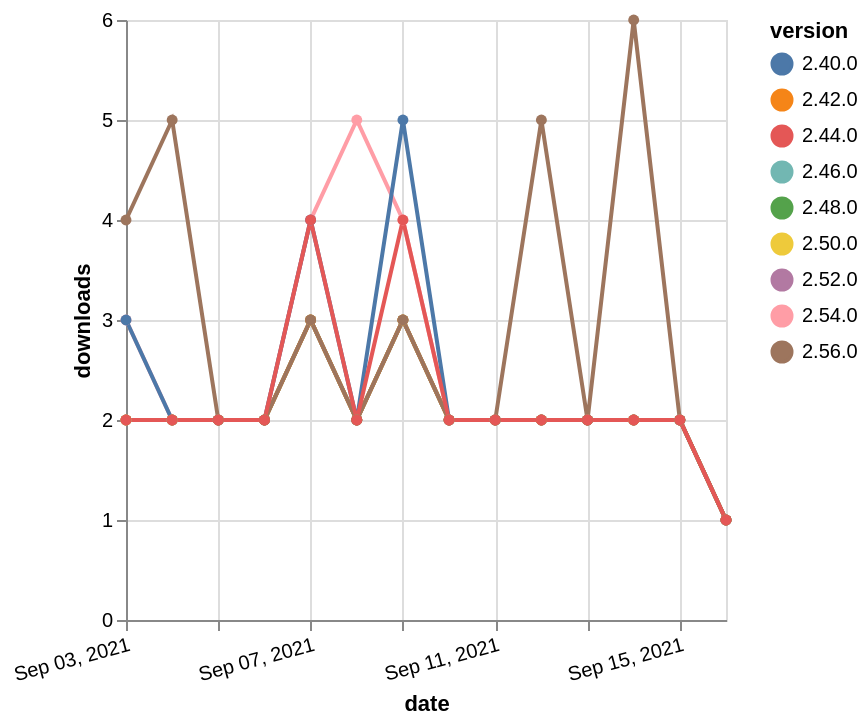

This figure's Vega-Lite source:
### Vega-Lite specification from a JSON file in a GitHub repository (floating-point values rounded to 4 significant figures)
{"$schema": "https://vega.github.io/schema/vega-lite/v5.json", "description": "A simple bar chart with embedded data.", "data": {"values": [{"date": "2021-09-03", "total": 748, "delta": 3, "version": "2.54.0"}, {"date": "2021-09-04", "total": 750, "delta": 2, "version": "2.54.0"}, {"date": "2021-09-05", "total": 752, "delta": 2, "version": "2.54.0"}, {"date": "2021-09-06", "total": 754, "delta": 2, "version": "2.54.0"}, {"date": "2021-09-07", "total": 758, "delta": 4, "version": "2.54.0"}, {"date": "2021-09-08", "total": 763, "delta": 5, "version": "2.54.0"}, {"date": "2021-09-09", "total": 767, "delta": 4, "version": "2.54.0"}, {"date": "2021-09-10", "total": 769, "delta": 2, "version": "2.54.0"}, {"date": "2021-09-11", "total": 771, "delta": 2, "version": "2.54.0"}, {"date": "2021-09-12", "total": 773, "delta": 2, "version": "2.54.0"}, {"date": "2021-09-13", "total": 775, "delta": 2, "version": "2.54.0"}, {"date": "2021-09-14", "total": 777, "delta": 2, "version": "2.54.0"}, {"date": "2021-09-15", "total": 779, "delta": 2, "version": "2.54.0"}, {"date": "2021-09-16", "total": 780, "delta": 1, "version": "2.54.0"}, {"date": "2021-09-03", "total": 1704, "delta": 2, "version": "2.48.0"}, {"date": "2021-09-04", "total": 1706, "delta": 2, "version": "2.48.0"}, {"date": "2021-09-05", "total": 1708, "delta": 2, "version": "2.48.0"}, {"date": "2021-09-06", "total": 1710, "delta": 2, "version": "2.48.0"}, {"date": "2021-09-07", "total": 1713, "delta": 3, "version": "2.48.0"}, {"date": "2021-09-08", "total": 1715, "delta": 2, "version": "2.48.0"}, {"date": "2021-09-09", "total": 1718, "delta": 3, "version": "2.48.0"}, {"date": "2021-09-10", "total": 1720, "delta": 2, "version": "2.48.0"}, {"date": "2021-09-11", "total": 1722, "delta": 2, "version": "2.48.0"}, {"date": "2021-09-12", "total": 1724, "delta": 2, "version": "2.48.0"}, {"date": "2021-09-13", "total": 1726, "delta": 2, "version": "2.48.0"}, {"date": "2021-09-14", "total": 1728, "delta": 2, "version": "2.48.0"}, {"date": "2021-09-15", "total": 1730, "delta": 2, "version": "2.48.0"}, {"date": "2021-09-16", "total": 1731, "delta": 1, "version": "2.48.0"}, {"date": "2021-09-03", "total": 1467, "delta": 2, "version": "2.50.0"}, {"date": "2021-09-04", "total": 1469, "delta": 2, "version": "2.50.0"}, {"date": "2021-09-05", "total": 1471, "delta": 2, "version": "2.50.0"}, {"date": "2021-09-06", "total": 1473, "delta": 2, "version": "2.50.0"}, {"date": "2021-09-07", "total": 1476, "delta": 3, "version": "2.50.0"}, {"date": "2021-09-08", "total": 1478, "delta": 2, "version": "2.50.0"}, {"date": "2021-09-09", "total": 1481, "delta": 3, "version": "2.50.0"}, {"date": "2021-09-10", "total": 1483, "delta": 2, "version": "2.50.0"}, {"date": "2021-09-11", "total": 1485, "delta": 2, "version": "2.50.0"}, {"date": "2021-09-12", "total": 1487, "delta": 2, "version": "2.50.0"}, {"date": "2021-09-13", "total": 1489, "delta": 2, "version": "2.50.0"}, {"date": "2021-09-14", "total": 1491, "delta": 2, "version": "2.50.0"}, {"date": "2021-09-15", "total": 1493, "delta": 2, "version": "2.50.0"}, {"date": "2021-09-16", "total": 1494, "delta": 1, "version": "2.50.0"}, {"date": "2021-09-03", "total": 3173, "delta": 3, "version": "2.40.0"}, {"date": "2021-09-04", "total": 3175, "delta": 2, "version": "2.40.0"}, {"date": "2021-09-05", "total": 3177, "delta": 2, "version": "2.40.0"}, {"date": "2021-09-06", "total": 3179, "delta": 2, "version": "2.40.0"}, {"date": "2021-09-07", "total": 3183, "delta": 4, "version": "2.40.0"}, {"date": "2021-09-08", "total": 3185, "delta": 2, "version": "2.40.0"}, {"date": "2021-09-09", "total": 3190, "delta": 5, "version": "2.40.0"}, {"date": "2021-09-10", "total": 3192, "delta": 2, "version": "2.40.0"}, {"date": "2021-09-11", "total": 3194, "delta": 2, "version": "2.40.0"}, {"date": "2021-09-12", "total": 3196, "delta": 2, "version": "2.40.0"}, {"date": "2021-09-13", "total": 3198, "delta": 2, "version": "2.40.0"}, {"date": "2021-09-14", "total": 3200, "delta": 2, "version": "2.40.0"}, {"date": "2021-09-15", "total": 3202, "delta": 2, "version": "2.40.0"}, {"date": "2021-09-16", "total": 3203, "delta": 1, "version": "2.40.0"}, {"date": "2021-09-03", "total": 2092, "delta": 2, "version": "2.46.0"}, {"date": "2021-09-04", "total": 2094, "delta": 2, "version": "2.46.0"}, {"date": "2021-09-05", "total": 2096, "delta": 2, "version": "2.46.0"}, {"date": "2021-09-06", "total": 2098, "delta": 2, "version": "2.46.0"}, {"date": "2021-09-07", "total": 2101, "delta": 3, "version": "2.46.0"}, {"date": "2021-09-08", "total": 2103, "delta": 2, "version": "2.46.0"}, {"date": "2021-09-09", "total": 2106, "delta": 3, "version": "2.46.0"}, {"date": "2021-09-10", "total": 2108, "delta": 2, "version": "2.46.0"}, {"date": "2021-09-11", "total": 2110, "delta": 2, "version": "2.46.0"}, {"date": "2021-09-12", "total": 2112, "delta": 2, "version": "2.46.0"}, {"date": "2021-09-13", "total": 2114, "delta": 2, "version": "2.46.0"}, {"date": "2021-09-14", "total": 2116, "delta": 2, "version": "2.46.0"}, {"date": "2021-09-15", "total": 2118, "delta": 2, "version": "2.46.0"}, {"date": "2021-09-16", "total": 2119, "delta": 1, "version": "2.46.0"}, {"date": "2021-09-03", "total": 1022, "delta": 2, "version": "2.52.0"}, {"date": "2021-09-04", "total": 1024, "delta": 2, "version": "2.52.0"}, {"date": "2021-09-05", "total": 1026, "delta": 2, "version": "2.52.0"}, {"date": "2021-09-06", "total": 1028, "delta": 2, "version": "2.52.0"}, {"date": "2021-09-07", "total": 1031, "delta": 3, "version": "2.52.0"}, {"date": "2021-09-08", "total": 1033, "delta": 2, "version": "2.52.0"}, {"date": "2021-09-09", "total": 1036, "delta": 3, "version": "2.52.0"}, {"date": "2021-09-10", "total": 1038, "delta": 2, "version": "2.52.0"}, {"date": "2021-09-11", "total": 1040, "delta": 2, "version": "2.52.0"}, {"date": "2021-09-12", "total": 1042, "delta": 2, "version": "2.52.0"}, {"date": "2021-09-13", "total": 1044, "delta": 2, "version": "2.52.0"}, {"date": "2021-09-14", "total": 1046, "delta": 2, "version": "2.52.0"}, {"date": "2021-09-15", "total": 1048, "delta": 2, "version": "2.52.0"}, {"date": "2021-09-16", "total": 1049, "delta": 1, "version": "2.52.0"}, {"date": "2021-09-03", "total": 2622, "delta": 2, "version": "2.42.0"}, {"date": "2021-09-04", "total": 2624, "delta": 2, "version": "2.42.0"}, {"date": "2021-09-05", "total": 2626, "delta": 2, "version": "2.42.0"}, {"date": "2021-09-06", "total": 2628, "delta": 2, "version": "2.42.0"}, {"date": "2021-09-07", "total": 2631, "delta": 3, "version": "2.42.0"}, {"date": "2021-09-08", "total": 2633, "delta": 2, "version": "2.42.0"}, {"date": "2021-09-09", "total": 2636, "delta": 3, "version": "2.42.0"}, {"date": "2021-09-10", "total": 2638, "delta": 2, "version": "2.42.0"}, {"date": "2021-09-11", "total": 2640, "delta": 2, "version": "2.42.0"}, {"date": "2021-09-12", "total": 2642, "delta": 2, "version": "2.42.0"}, {"date": "2021-09-13", "total": 2644, "delta": 2, "version": "2.42.0"}, {"date": "2021-09-14", "total": 2646, "delta": 2, "version": "2.42.0"}, {"date": "2021-09-15", "total": 2648, "delta": 2, "version": "2.42.0"}, {"date": "2021-09-16", "total": 2649, "delta": 1, "version": "2.42.0"}, {"date": "2021-09-03", "total": 258, "delta": 4, "version": "2.56.0"}, {"date": "2021-09-04", "total": 263, "delta": 5, "version": "2.56.0"}, {"date": "2021-09-05", "total": 265, "delta": 2, "version": "2.56.0"}, {"date": "2021-09-06", "total": 267, "delta": 2, "version": "2.56.0"}, {"date": "2021-09-07", "total": 270, "delta": 3, "version": "2.56.0"}, {"date": "2021-09-08", "total": 272, "delta": 2, "version": "2.56.0"}, {"date": "2021-09-09", "total": 275, "delta": 3, "version": "2.56.0"}, {"date": "2021-09-10", "total": 277, "delta": 2, "version": "2.56.0"}, {"date": "2021-09-11", "total": 279, "delta": 2, "version": "2.56.0"}, {"date": "2021-09-12", "total": 284, "delta": 5, "version": "2.56.0"}, {"date": "2021-09-13", "total": 286, "delta": 2, "version": "2.56.0"}, {"date": "2021-09-14", "total": 292, "delta": 6, "version": "2.56.0"}, {"date": "2021-09-15", "total": 294, "delta": 2, "version": "2.56.0"}, {"date": "2021-09-16", "total": 295, "delta": 1, "version": "2.56.0"}, {"date": "2021-09-03", "total": 2524, "delta": 2, "version": "2.44.0"}, {"date": "2021-09-04", "total": 2526, "delta": 2, "version": "2.44.0"}, {"date": "2021-09-05", "total": 2528, "delta": 2, "version": "2.44.0"}, {"date": "2021-09-06", "total": 2530, "delta": 2, "version": "2.44.0"}, {"date": "2021-09-07", "total": 2534, "delta": 4, "version": "2.44.0"}, {"date": "2021-09-08", "total": 2536, "delta": 2, "version": "2.44.0"}, {"date": "2021-09-09", "total": 2540, "delta": 4, "version": "2.44.0"}, {"date": "2021-09-10", "total": 2542, "delta": 2, "version": "2.44.0"}, {"date": "2021-09-11", "total": 2544, "delta": 2, "version": "2.44.0"}, {"date": "2021-09-12", "total": 2546, "delta": 2, "version": "2.44.0"}, {"date": "2021-09-13", "total": 2548, "delta": 2, "version": "2.44.0"}, {"date": "2021-09-14", "total": 2550, "delta": 2, "version": "2.44.0"}, {"date": "2021-09-15", "total": 2552, "delta": 2, "version": "2.44.0"}, {"date": "2021-09-16", "total": 2553, "delta": 1, "version": "2.44.0"}]}, "width": "container", "mark": {"type": "line", "point": {"filled": true}}, "encoding": {"x": {"field": "date", "type": "temporal", "timeUnit": "yearmonthdate", "title": "date", "axis": {"labelAngle": -15}}, "y": {"field": "delta", "type": "quantitative", "title": "downloads"}, "color": {"field": "version", "type": "nominal"}, "tooltip": {"field": "delta"}}}
